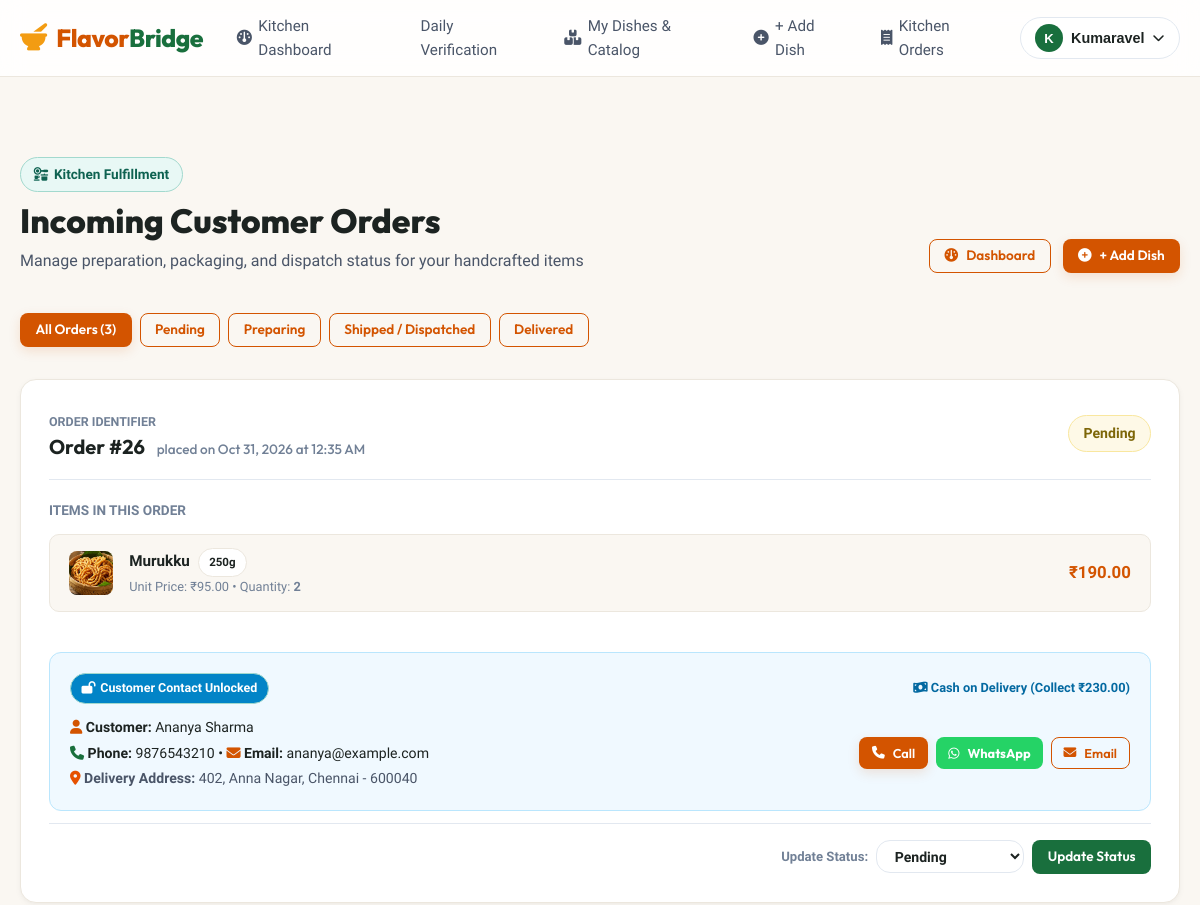
The app's page /food-maker/orders (signed in, upper part), older data.
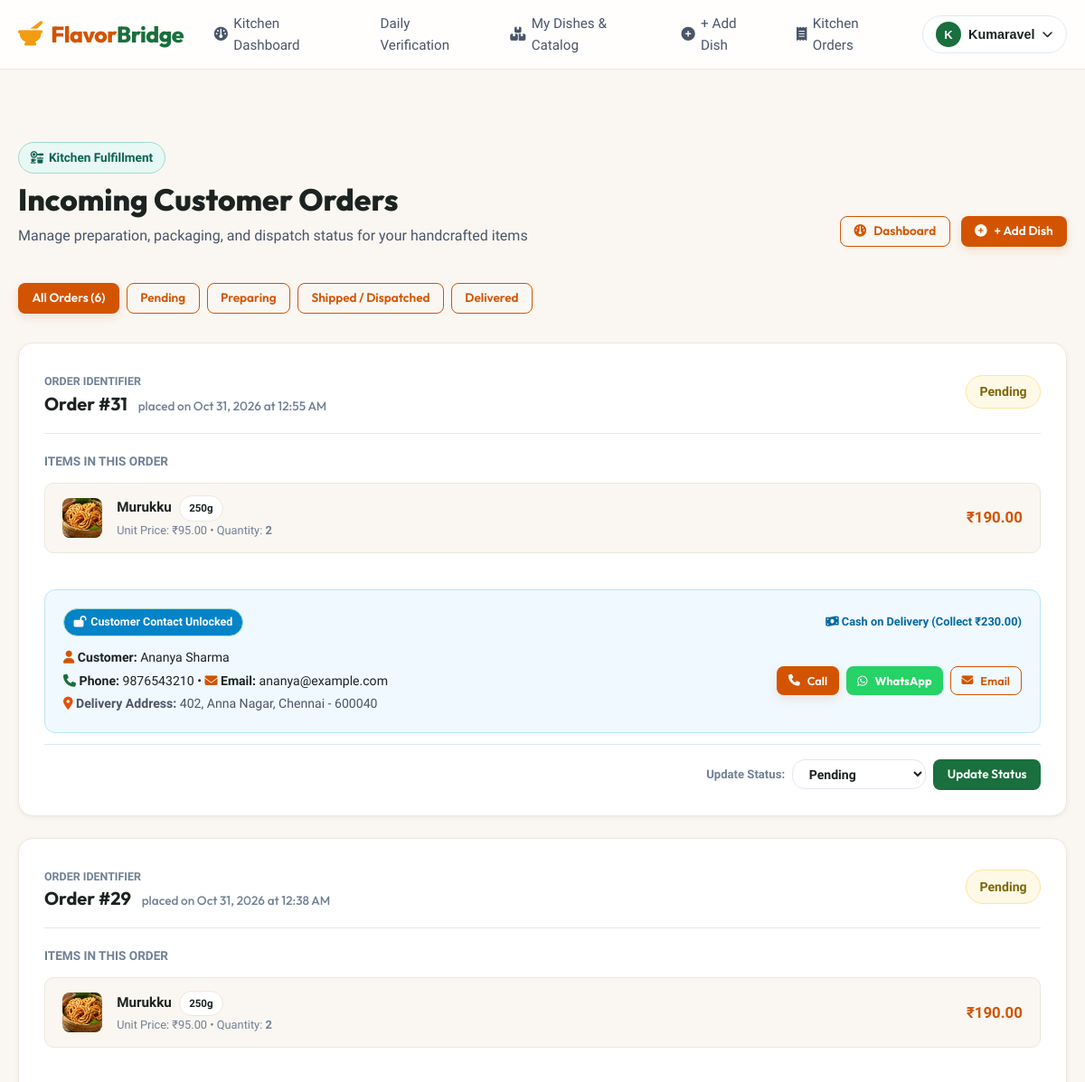
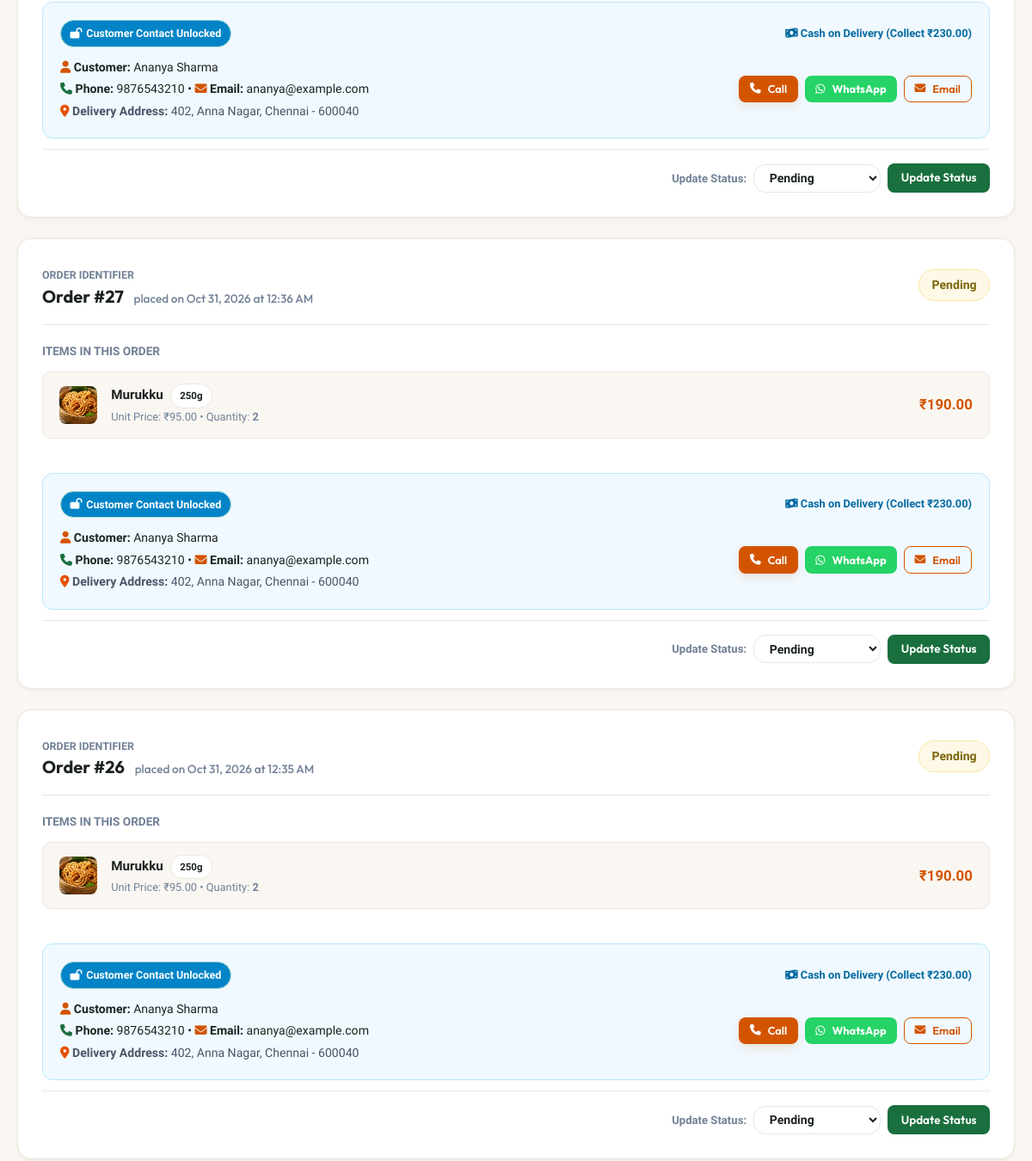
The same page, newer data (2 pictures, top to bottom).
### backend/models.py (models this page shows, shortened)
class Order(db.Model):
    __tablename__ = 'orders'
    id = db.Column(db.Integer, primary_key=True)
    customer_id = db.Column(db.Integer, db.ForeignKey('users.id'), nullable=False)
    total_amount = db.Column(db.Float, nullable=False)
    address = db.Column(db.Text, nullable=False)
    city = db.Column(db.String(100), nullable=False)
    state = db.Column(db.String(100), nullable=False, default='Tamil Nadu')
    pincode = db.Column(db.String(20), nullable=False)
    phone = db.Column(db.String(20), nullable=False)
    payment_method = db.Column(db.String(50), nullable=False, default='Cash on Delivery')
    status = db.Column(db.String(50), nullable=False, default='Pending')
    created_at = db.Column(db.DateTime, default=datetime.utcnow)
    items = db.relationship('OrderItem', backref='order', lazy=True, cascade='all, delete-orphan')

class OrderItem(db.Model):
    __tablename__ = 'order_items'
    id = db.Column(db.Integer, primary_key=True)
    order_id = db.Column(db.Integer, db.ForeignKey('orders.id', ondelete='CASCADE'), nullable=False)
    product_id = db.Column(db.Integer, db.ForeignKey('products.id'), nullable=False)
    food_maker_id = db.Column(db.Integer, db.ForeignKey('food_makers.id'), nullable=False)
    quantity = db.Column(db.Integer, nullable=False, default=1)
    price = db.Column(db.Float, nullable=False)  # Unit price at time of purchase
    @property
    def subtotal(self):
        return self.quantity * self.price

class Product(db.Model):
    __tablename__ = 'products'
    id = db.Column(db.Integer, primary_key=True)
    food_maker_id = db.Column(db.Integer, db.ForeignKey('food_makers.id', ondelete='CASCADE'), nullable=False)
    name = db.Column(db.String(150), nullable=False, index=True)
    category = db.Column(db.String(100), nullable=False, index=True)
    description = db.Column(db.Text, nullable=True)
    ingredients = db.Column(db.Text, nullable=True)
    price = db.Column(db.Float, nullable=False)
    city = db.Column(db.String(100), nullable=False, index=True)
    region = db.Column(db.String(100), nullable=True)
    image = db.Column(db.String(255), nullable=True)
    stock = db.Column(db.Integer, default=10)
    product_type = db.Column(db.String(50), nullable=False, default='Packaged Food')  # 'Packaged Food' or 'Fresh Food'
    preparation_time = db.Column(db.String(50), nullable=True, default='1-2 days')
    net_quantity = db.Column(db.String(50), nullable=True, default='250g')  # e.g., '500g', '150g', '250g', '1 kg', '1 Plate'
    created_at = db.Column(db.DateTime, default=datetime.utcnow)
    cart_items = db.relationship('CartItem', backref='product', lazy=True, cascade='all, delete-orphan')
    order_items = db.relationship('OrderItem', backref='product', lazy=True)
    reviews = db.relationship('Review', backref='product', lazy=True, cascade='all, delete-orphan')
    interactions = db.relationship('Interaction', backref='product', lazy=True, cascade='all, delete-orphan')

class User(db.Model):
    __tablename__ = 'users'
    id = db.Column(db.Integer, primary_key=True)
    name = db.Column(db.String(100), nullable=False)
    email = db.Column(db.String(120), unique=True, nullable=False, index=True)
    password_hash = db.Column(db.String(255), nullable=False)
    role = db.Column(db.String(20), nullable=False, default='customer')  # 'customer' or 'food_maker'
    phone = db.Column(db.String(20), nullable=True)
    city = db.Column(db.String(100), nullable=True)
    address = db.Column(db.Text, nullable=True)
    created_at = db.Column(db.DateTime, default=datetime.utcnow)
    food_maker_profile = db.relationship('FoodMaker', backref='user', uselist=False, cascade='all, delete-orphan')
    cart = db.relationship('Cart', backref='customer', uselist=False, cascade='all, delete-orphan')
    orders = db.relationship('Order', backref='customer', lazy=True)
    reviews = db.relationship('Review', backref='customer', lazy=True)
    interactions = db.relationship('Interaction', backref='customer', lazy=True)

### backend/routes/food_maker_routes.py (the view)
@food_maker_bp.route('/food-maker/orders')
@login_required
@role_required('food_maker')
def food_maker_orders():
    user_id = session.get('user_id')
    maker = get_or_create_food_maker(user_id)
    if not maker:
        return redirect(url_for('auth.login'))
    orders = Order.query.join(OrderItem).filter(OrderItem.food_maker_id == maker.id).distinct().order_by(Order.created_at.desc()).all()
    status_filter = request.args.get('status', '').strip()
    if status_filter:
        orders = [o for o in orders if o.status == status_filter]
    return render_template('maker_orders.html', maker=maker, orders=orders, selected_status=status_filter)

### backend/utils/security.py (called while the page is built, shortened)
def login_required(f):
    @wraps(f)
    def decorated_function(*args, **kwargs):
        user_id = session.get('user_id')
        if not user_id or not User.query.get(user_id):
            session.clear()
            flash('Please log in to access this page.', 'warning')
            return redirect(url_for('auth.login', next=request.path))
        return f(*args, **kwargs)
    return decorated_function

def get_or_create_food_maker(user_id):
    from backend.extensions import db
    from backend.models import FoodMaker
    user = User.query.get(user_id)
    if not user:
        return None
    maker = FoodMaker.query.filter_by(user_id=user.id).first()
    return maker

### frontend/templates/maker_orders.html (shortened to what the changed rows need)
{% extends "base.html" %}
{% block content %}
<div class="container" style="padding: 3rem 1.25rem;">
  <div style="display: flex; justify-content: space-between; align-items: flex-end; margin-bottom: 2.5rem; flex-wrap: wrap; gap: 1rem;">
    <div>
      <h1 class="section-title">Incoming Customer Orders</h1>
    </div>
  </div>
  <div style="display: flex; gap: 0.5rem; margin-bottom: 2rem; flex-wrap: wrap;">
    <a href="{{ url_for('food_maker.food_maker_orders') }}" class="btn btn-sm {{ 'btn-primary' if not selected_status else 'btn-outline' }}">
      All Orders ({{ orders|length if not selected_status else 'View' }})
    </a>
    <a href="{{ url_for('food_maker.food_maker_orders', status='Pending') }}" class="btn btn-sm {{ 'btn-primary' if selected_status == 'Pending' else 'btn-outline' }}">
      Pending
    </a>
    <a href="{{ url_for('food_maker.food_maker_orders', status='Preparing') }}" class="btn btn-sm {{ 'btn-primary' if selected_status == 'Preparing' else 'btn-outline' }}">
      Preparing
    </a>
    <a href="{{ url_for('food_maker.food_maker_orders', status='Shipped') }}" class="btn btn-sm {{ 'btn-primary' if selected_status == 'Shipped' else 'btn-outline' }}">
      Shipped / Dispatched
    </a>
    <a href="{{ url_for('food_maker.food_maker_orders', status='Delivered') }}" class="btn btn-sm {{ 'btn-primary' if selected_status == 'Delivered' else 'btn-outline' }}">
      Delivered
    </a>
  </div>
  {% if orders %}
    <div style="display: flex; flex-direction: column; gap: 1.5rem;">
      {% for order in orders %}
        <div id="maker-order-card-{{ order.id }}" class="card" style="padding: 1.75rem; border-radius: 16px; border: var(--border-light); box-shadow: var(--shadow-sm); background: #FFFFFF;">
          <div style="display: flex; justify-content: space-between; align-items: center; padding-bottom: 1.25rem; border-bottom: 1px solid var(--gray-light); flex-wrap: wrap; gap: 1rem;">
            <div>
              <span style="font-size: 0.78rem; text-transform: uppercase; color: var(--gray-medium); font-weight: 700;">Order Identifier</span>
              <h3 style="font-size: 1.25rem; margin: 0; color: var(--dark);">
                Order #{{ order.id }}
                <span style="font-size: 0.85rem; font-weight: 500; color: var(--gray-medium); margin-left: 8px;">
                  placed on {{ order.created_at.strftime('%b %d, %Y at %I:%M %p') }}
                </span>
              </h3>
            </div>
            <div>
              <span id="order-status-badge-{{ order.id }}" class="badge {% if order.status == 'Delivered' %}badge-verified{% elif order.status in ['Preparing', 'Shipped', 'Out for Delivery'] %}badge-fresh{% else %}badge-pending{% endif %}" style="font-size: 0.88rem; padding: 0.4rem 0.9rem;">
                {{ order.status }}
              </span>
            </div>
          </div>
          <div style="padding: 1.25rem 0;">
            <div style="font-size: 0.85rem; font-weight: 700; color: var(--gray-medium); text-transform: uppercase; margin-bottom: 0.75rem;">
              Items in this Order
            </div>
            <div style="display: flex; flex-direction: column; gap: 0.75rem;">
              {% for item in order.items %}
                {% if item.food_maker_id == maker.id %}
                  <div style="display: flex; justify-content: space-between; align-items: center; background: #FAF7F2; padding: 0.85rem 1.2rem; border-radius: 10px; border: 1px solid #ECE7DE;">
                    <div style="display: flex; align-items: center; gap: 1rem;">
                      {% if item.product and item.product.image %}
                        <img src="{{ url_for('uploaded_file', filename=item.product.image) }}" alt="{{ item.product.name }}" style="width: 44px; height: 44px; border-radius: 8px; object-fit: cover;">
                      {% else %}
                        <div style="width: 44px; height: 44px; border-radius: 8px; background: #FFF3E0; color: var(--primary); display: flex; align-items: center; justify-content: center; font-size: 1.1rem;">
                          <i class="fa-solid fa-utensils"></i>
                        </div>
                      {% endif %}
                      <div>
                        <strong style="font-size: 0.95rem; color: var(--dark);">{{ item.product.name if item.product else 'Specialty Item' }}</strong>
                        {% if item.product and item.product.net_quantity %}
                          <span class="badge" style="font-size: 0.72rem; background: #FFFFFF; color: #1C2321; border: 1px solid #ECE7DE; font-weight: 700; margin-left: 4px;">
                            {{ item.product.net_quantity }}
                          </span>
                        {% endif %}
                        <div style="font-size: 0.8rem; color: var(--gray-medium);">
                          Unit Price: ₹{{ "%.2f"|format(item.price) }} • Quantity: <strong>{{ item.quantity }}</strong>
                        </div>
                      </div>
                    </div>
                    <div style="font-weight: 800; font-size: 1.05rem; color: var(--primary);">
                      ₹{{ "%.2f"|format(item.subtotal) }}
                    </div>
                  </div>
                {% endif %}
              {% endfor %}
            </div>
          </div>
          <div style="background: #F0F9FF; border: 1px solid #BAE6FD; border-radius: 12px; padding: 1.25rem; margin-top: 1.25rem;">
            <div style="display: flex; justify-content: space-between; align-items: center; margin-bottom: 0.75rem; flex-wrap: wrap; gap: 0.5rem;">
              <span class="badge badge-verified" style="font-size: 0.78rem; background: #0284C7; color: #FFFFFF; padding: 0.3rem 0.65rem;">
                <i class="fa-solid fa-lock-open"></i> Customer Contact Unlocked
              </span>
              <span style="font-size: 0.8rem; color: #0369A1; font-weight: 600;">
                <i class="fa-solid fa-money-bill-wave"></i> {{ order.payment_method }} (Collect ₹{{ "%.2f"|format(order.total_amount) }})
              </span>
            </div>
            <div style="display: flex; justify-content: space-between; align-items: center; flex-wrap: wrap; gap: 1rem;">
              <div style="font-size: 0.88rem; color: var(--dark);">
                <div><strong><i class="fa-solid fa-user" style="color: var(--primary);"></i> Customer:</strong> {{ order.customer.name }}</div>
                <div style="margin-top: 3px;"><strong><i class="fa-solid fa-phone" style="color: var(--secondary);"></i> Phone:</strong> {{ order.phone }} &bull; <strong><i class="fa-solid fa-envelope" style="color: var(--primary);"></i> Email:</strong> {{ order.customer.email if order.customer else 'N/A' }}</div>
                <div style="margin-top: 3px; color: var(--gray-dark);"><i class="fa-solid fa-location-dot" style="color: #E65100;"></i> <strong>Delivery Address:</strong> {{ order.address }}, {{ order.city }} - {{ order.pincode }}</div>
              </div>
              <div style="display: flex; gap: 0.5rem; flex-wrap: wrap;">
                <a href="tel:{{ order.phone }}" class="btn btn-primary btn-sm" style="font-size: 0.8rem; padding: 0.4rem 0.75rem;">
                  <i class="fa-solid fa-phone"></i> Call
                </a>
                <a href="https://wa.me/91{{ order.phone | replace(' ', '') | replace('-', '') }}" target="_blank" class="btn btn-sm" style="background: #25D366; color: #FFFFFF; font-size: 0.8rem; padding: 0.4rem 0.75rem; border: none; font-weight: 700;">
                  <i class="fa-brands fa-whatsapp"></i> WhatsApp
                </a>
                <a href="mailto:{{ order.customer.email if order.customer else '' }}?subject=Update regarding your FlavorBridge Order #ORD-{{ '%05d'|format(order.id) }}" class="btn btn-outline btn-sm" style="font-size: 0.8rem; padding: 0.4rem 0.75rem;">
                  <i class="fa-solid fa-envelope"></i> Email
                </a>
              </div>
            </div>
          </div>
          <div style="display: flex; justify-content: flex-end; align-items: center; padding-top: 1rem; margin-top: 0.75rem; border-top: 1px solid var(--gray-light);">
            <form method="POST" action="{{ url_for('order.update_order_status') }}" class="order-status-ajax-form" data-order-id="{{ order.id }}" style="display: flex; align-items: center; gap: 0.5rem; flex-wrap: wrap;">
              <label for="status-select-{{ order.id }}" style="font-size: 0.82rem; font-weight: 700; color: var(--gray-medium);">Update Status:</label>
              <select name="status" id="status-select-{{ order.id }}" class="form-control" style="width: auto; padding: 0.4rem 0.85rem; font-size: 0.88rem; font-weight: 600;">
                <option value="Pending" {{ 'selected' if order.status == 'Pending' else '' }}>Pending</option>
              </select>
              <button type="submit" class="btn btn-secondary btn-sm">Update Status</button>
            </form>
          </div>
        </div>
      {% endfor %}
    </div>
  {% endif %}
</div>
{% endblock %}

Row changes from the older to the newer data that the page shows:
added Order: id "31", created_at "Oct 31, 2026 at 12:55 AM", status "Pending", payment_method "Cash on Delivery", total_amount "230.00", customer.name "Ananya Sharma", phone "9876543210", customer "ananya@example.com", address "402, Anna Nagar", city "Chennai", pincode "600040"
added OrderItem: image (picture), product "Murukku", product.net_quantity "250g", price "95.00", quantity "2", subtotal "190.00", shown under "31"
added Order: id "29", created_at "Oct 31, 2026 at 12:38 AM", status "Pending", payment_method "Cash on Delivery", total_amount "230.00", customer.name "Ananya Sharma", phone "9876543210", customer "ananya@example.com", address "402, Anna Nagar", city "Chennai", pincode "600040"
added OrderItem: image (picture), product "Murukku", product.net_quantity "250g", price "95.00", quantity "2", subtotal "190.00", shown under "29"
added Order: id "27", created_at "Oct 31, 2026 at 12:36 AM", status "Pending", payment_method "Cash on Delivery", total_amount "230.00", customer.name "Ananya Sharma", phone "9876543210", customer "ananya@example.com", address "402, Anna Nagar", city "Chennai", pincode "600040"
added OrderItem: image (picture), product "Murukku", product.net_quantity "250g", price "95.00", quantity "2", subtotal "190.00", shown under "27"
Text that changed along with them:
{{ orders|length if not selected_status else 'View' }}: "3" → "6"
